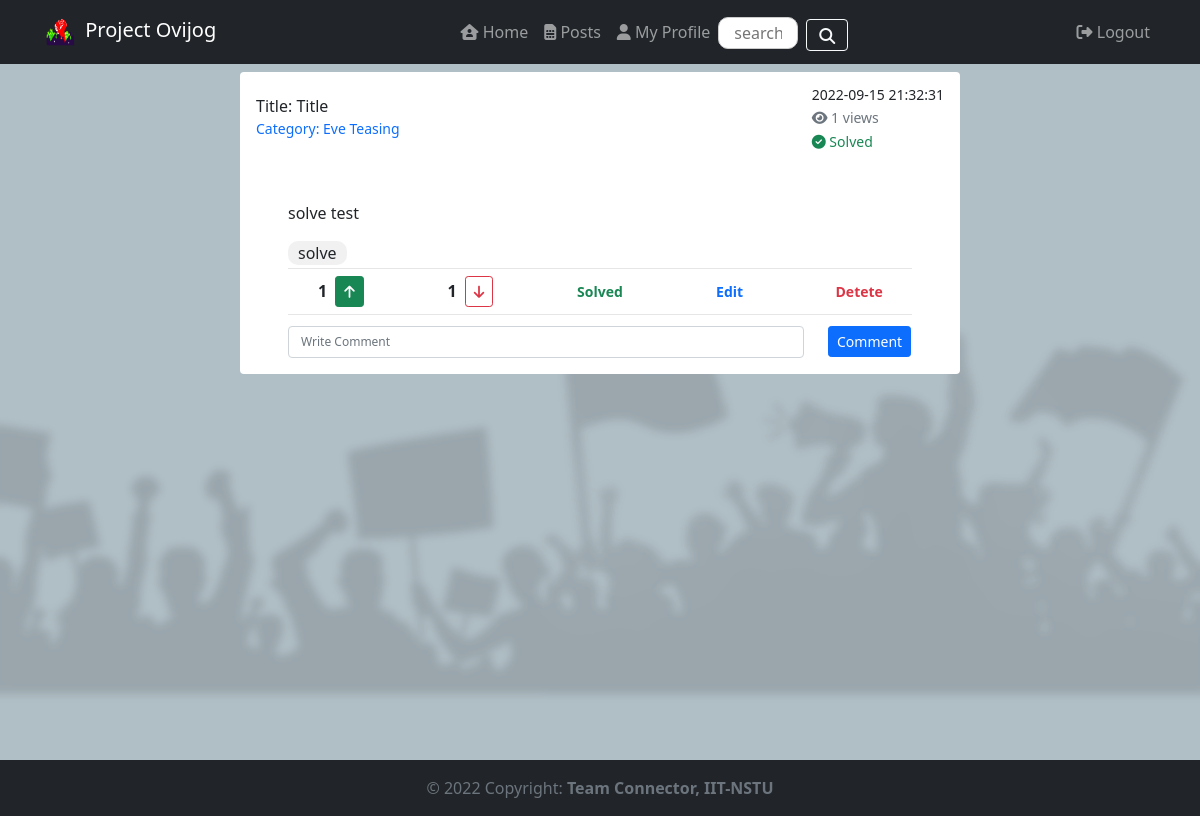
The page /posts/show/24 (signed in) on the database its author committed.
### tables this page shows
CREATE TABLE `posts` (
  `post_id` int(11) NOT NULL,
  `title` longtext DEFAULT NULL,
  `body` longtext DEFAULT NULL,
  `category` varchar(255) DEFAULT NULL,
  `issolved` tinyint(1) DEFAULT NULL,
  `created_time` datetime DEFAULT current_timestamp(),
  `user_id` int(11) DEFAULT NULL,
  `img_link` varchar(255) DEFAULT NULL
);

CREATE TABLE `tags` (
  `post_id` int(11) NOT NULL,
  `tag` varchar(255) NOT NULL
);

### app/controllers/PostsController.php (called while the page is built, shortened)
<?php
class PostsController extends Controller {
    private $postModel;
    private $commentModel;
    private $tagModel;
    public function __construct() {
        $this->postModel = $this->model('Post');
        $this->commentModel = $this->model('Comment');
        $this->tagModel = $this->model('Tag');
    }
    public function show($id) {
        $this->postModel->addView($id);
        $post = $this->postModel->getPostById($id);
        $upVoted = 0;
        $downVoted = 0;
        if ($this->postModel->isVoted($post->post_id)) {
            if ($this->postModel->getVote($post->post_id) == 1) {
                $upVoted = 1;
            } else {
                $downVoted = 1;
            }
        }
        $data = [
            'post' => $post,
            'comments' => $this->commentModel->getPostComment($id),
            'up-voted' => $upVoted,
            'down-voted' => $downVoted,
            'up-count' => $this->postModel->getUpVotes($id),
            'down-count' => $this->postModel->getdownVotes($id),
            'view-count' => $this->postModel->getViewCount($post->post_id),
            'tags' => $this->tagModel->getTags($post->post_id)
        ];
        $this->view('posts/show', $data);
    }
}

### app/libraries/Core.php (called while the page is built, shortened)
<?php
class Core {
    public function __construct() {
        $this->currentController=ControllerFactory::getInstance("pages");
        $this->currentMethod="index";
        $url = $this->getUrl();
        if (isset($url[0])) {
            $this->currentController = ControllerFactory::getInstance($this->getUrl()[0]);
        }
        if (isset($url[1]) && method_exists($this->currentController, $url[1])) {
            $this->currentMethod = $url[1];
        }
        unset($url[0]);
        unset($url[1]);
        $this->params = $url ? array_values($url) : [];
        call_user_func_array([$this->currentController,$this->currentMethod],$this->params);
    }
    public function getUrl() {
        if (isset($_GET['url'])) {
            $url = rtrim($_GET['url'], '/');
            $url = filter_var($url, FILTER_SANITIZE_URL);
            $url = explode('/', $url);
            return $url;
        }
    }
}

### public/index.php (called while the page is built, shortened)
<?php
new Core();

### app/libraries/Database.php (called while the page is built, shortened)
<?php
class Database {
    private static $instance;
    private $host=DB_HOST;
    private $user=DB_USER;
    private $pass=DB_PASS;
    private $dbname=DB_NAME;
    private $pdo;
    private $stmt;
    private function __construct() {
        $dsn="mysql:host=".$this->host.";dbname=".$this->dbname;
        $options=array(
            PDO::ATTR_PERSISTENT => true,
            PDO::ATTR_ERRMODE=>PDO::ERRMODE_EXCEPTION
        );
        try{
            $this->pdo=new PDO($dsn,$this->user,$this->pass,$options);
        }catch (PDOException $e){
            $this->error=$e->getMessage();
            echo $this->error;
        }
    }
    public static function getInstance() {
        if(!isset(self::$instance)){
            self::$instance=new Database();
        }
        return self::$instance;
    }
    public function query($sql){
        $this->stmt=$this->pdo->prepare($sql);
    }
    public function bind($param,$value,$type=null){
        if(is_null($type)){
            if(is_int($value)){
                $type=PDO::PARAM_INT;
            }elseif(is_bool($value)){
                $type=PDO::PARAM_BOOL;
            }elseif (is_null($value)){
                $type=PDO::PARAM_NULL;
            }else{
                $type=PDO::PARAM_STR;
            }
        }
        $this->stmt->bindValue($param,$value,$type);
    }
    public function execute(){
        return $this->stmt->execute();
    }
    public function resultSet(){
        $this->execute();
        return $this->stmt->fetchAll(PDO::FETCH_OBJ);
    }
    public function single(){
        $this->execute();
        return $this->stmt->fetch(PDO::FETCH_OBJ);
    }
    public function rowCount(){
        return $this->stmt->rowCount();
    }
}

### app/models/Post.php (called while the page is built, shortened)
<?php
class Post {
    private $db;
    public function __construct() {
        $this->db = Database::getInstance();
    }
    public function getViewCount($post_id) {
        $this->db->query("select * from views where post_id = :post_id");
        $this->db->bind(':post_id', $post_id);
        $this->db->execute();
        return $this->db->rowCount();
    }
    public function addView($post_id) {
        $this->db->query("insert into views (user_id,post_id) values (:user_id,:post_id)");
        $this->db->bind(':user_id', $_SESSION['user_id']);
        $this->db->bind(':post_id', $post_id);
        try {
            $this->db->execute();
        } catch (PDOException $e) {
        }
    }
    public function getUpVotes($post_id) {
        $this->db->query("select * from votes where isagree = 1 and post_id = :post_id");
        $this->db->bind(':post_id', $post_id);
        $this->db->execute();
        return $this->db->rowCount();
    }
    public function getDownVotes($post_id) {
        $this->db->query("select * from votes where isagree = 0 and post_id = :post_id");
        $this->db->bind(':post_id', $post_id);
        $this->db->execute();
        return $this->db->rowCount();
    }
    public function isVoted($post_id) {
        $this->db->query("select * from votes where user_id = :user_id and post_id = :post_id");
        $this->db->bind(':user_id', $_SESSION['user_id']);
        $this->db->bind(':post_id', $post_id);
        $this->db->execute();
        $count = $this->db->rowCount();
        return $count != 0;
    }
    public function getVote($post_id) {
        $this->db->query("select * from votes where user_id = :user_id and post_id = :post_id");
        $this->db->bind(':user_id', $_SESSION['user_id']);
        $this->db->bind(':post_id', $post_id);
        return $this->db->single()->isagree;
    }
    public function getPostById($id) {
        $this->db->query('select * from posts where post_id = :id');
        $this->db->bind(':id', $id);
        return $this->db->single();
    }
}

### app/models/Tag.php (called while the page is built, shortened)
<?php
class Tag
{
    private $db;
    public function __construct()
    {
        $this->db = Database::getInstance();
    }
    public function getTags($post_id)
    {
        $this->db->query("select tag from tags where post_id = :post_id");
        $this->db->bind(':post_id', $post_id);
        return $this->db->resultSet();
    }
}

### app/models/Comment.php (called while the page is built, shortened)
<?php
class Comment {
    private $db;
    public function __construct() {
        $this->db = Database::getInstance();
    }
    public function getPostComment($post_id) {
        $this->db->query("select * from comments where post_id = :post_id ORDER BY created_time DESC");
        $this->db->bind(':post_id', $post_id);
        return $this->db->resultSet();
    }
}

### app/views/posts/show.php (the view, shortened to what this page needs)
<?php require APPROOT . '/views/inc/header.php'; ?>
<link rel="stylesheet" href="<?php echo URLROOT; ?>/css/post.css">
<?php require_once APPROOT . '/views/inc/navbar.php'; ?>
<div class="container mt-2 mb-2">
    <div class="row d-flex align-items-center justify-content-center">
        <div class="col-md-8 mb-3">
            <div class="card">
                <div class="d-flex justify-content-between p-2 px-3">
                    <div class="d-flex flex-row align-items-center">
                        <div class="d-flex flex-column"><span class="font-weight-bold">Title: <?php echo $data['post']->title; ?></span>
                            <small class="text-primary">Category: <?php echo $data['post']->category; ?></small>
                        </div>
                    </div>
                    <div id="time-solved">
                        <div class="d-flex flex-row mt-1 ellipsis"><small class="mr-2"><?php echo $data['post']->created_time; ?></small></div>
                        <div class="text-muted"><small><i class="fa-solid fa-eye"></i> <?php echo $data['view-count']; ?> views</small></div>
                        <?php if ($data['post']->issolved) : ?>
                            <div id="solved" class="text-success"><small><i class="fa-solid fa-circle-check"></i> Solved </small></div>
                        <?php endif; ?>
                    </div>
                </div>
                <div class="text-center">
                </div>
                <div class="px-5 py-2">
                    <p class="body-text"><?php echo $data['post']->body; ?></p>
                    <div>
                        <?php foreach ($data['tags'] as $tag) : ?>
                            <div class="chip"><?php echo $tag->tag; ?></div>
                        <?php endforeach; ?>
                    </div>
                    <hr>
                    <div class="row py-1">
                        <div class="col-sm up-down-vote-icon ">
                            <b id="up-count"><?php echo $data['up-count']; ?></b>
                            <a id="up" onclick="like(this.parentNode.parentNode,<?php echo $data['post']->post_id; ?>)" class="btn btn-sm <?php echo (!$data['up-voted']) ? 'btn-outline-success' : 'btn-success'; ?> ms-2"><i class="fa-solid fa-arrow-up "></i></a>
                        </div>
                        <div class="col-sm up-down-vote-icon">
                            <b id="down-count"><?php echo $data['down-count']; ?></b>
                            <a id="down" onclick="dislike(this.parentNode.parentNode,<?php echo $data['post']->post_id; ?>)" class="btn btn-sm <?php echo (!$data['down-voted']) ? 'btn-outline-danger' : 'btn-danger'; ?> ms-2"><i class="fa-solid fa-arrow-down"></i></a>
                        </div>
                        <?php if ($data['post']->user_id == $_SESSION['user_id']) : ?>
                            <div class="col-sm text-center">
                                <button class="btn btn-sm text-success" data-bs-toggle="modal" data-bs-target="#solvedModal"><b>Solved</b>
                                </button>
                            </div>
                            <div class="col-sm text-center"><a href="<?php echo URLROOT; ?>/posts/edit/<?php echo $data['post']->post_id; ?>" class="btn btn-sm text-primary"><b>Edit</b></a>
                            </div>
                            <div class="col-sm text-center">
                                <button class="btn btn-sm text-danger" data-bs-toggle="modal" data-bs-target="#staticBackdrop1"><b>Detete</b>
                                </button>
                            </div>
                        <?php endif; ?>
                    </div>
                    <hr>
                    <div class="row">
                        <div class="col-sm-10 mb-2 mt-2">
                            <input id="comment-text" type="text" class="form-control comment-text" placeholder="Write Comment">
                        </div>
                        <div class="col-sm-2">
                            <a onclick="comment(this.parentNode.parentNode,<?php echo $data['post']->post_id; ?>)" class="btn btn-sm btn-primary mb-2 mt-2">Comment</a>
                        </div>
                    </div>
                </div>
            </div>
        </div>
    </div>
</div>
<?php require APPROOT . '/views/inc/footer.php'; ?>

### public/css/style.css (style rules this page uses)
.chip { display: inline-block; padding: 0 10px; font-size: 16px; border-radius: 10px; background-color: #f1f1f1; }
body { background: url("../img/homePagePicture.png") no-repeat center center fixed; -webkit-background-size: cover; -moz-background-size: cover; -o-background-size: cover; background-size: cover; background-color: #b0bec5; }

### public/css/post.css (style rules this page uses)
.card { border: none; }
.up-down-vote-icon { display: flex; align-items: center; justify-content: center; align-content: stretch; }
.body-text { text-align: justify; }
hr { color: #a09c9c; margin-top: 3px; margin-bottom: 3px; }
.comment-text { font-size: 12px; }

### rows shown on the page
posts: title "Title", category "Eve Teasing", created_time "2022-09-15 21:32:31", body "solve test"
tags: tag "solve"

### other values the page prints
$data['view-count'] "1"
$data['up-count'] "1"
$data['down-count'] "1"
